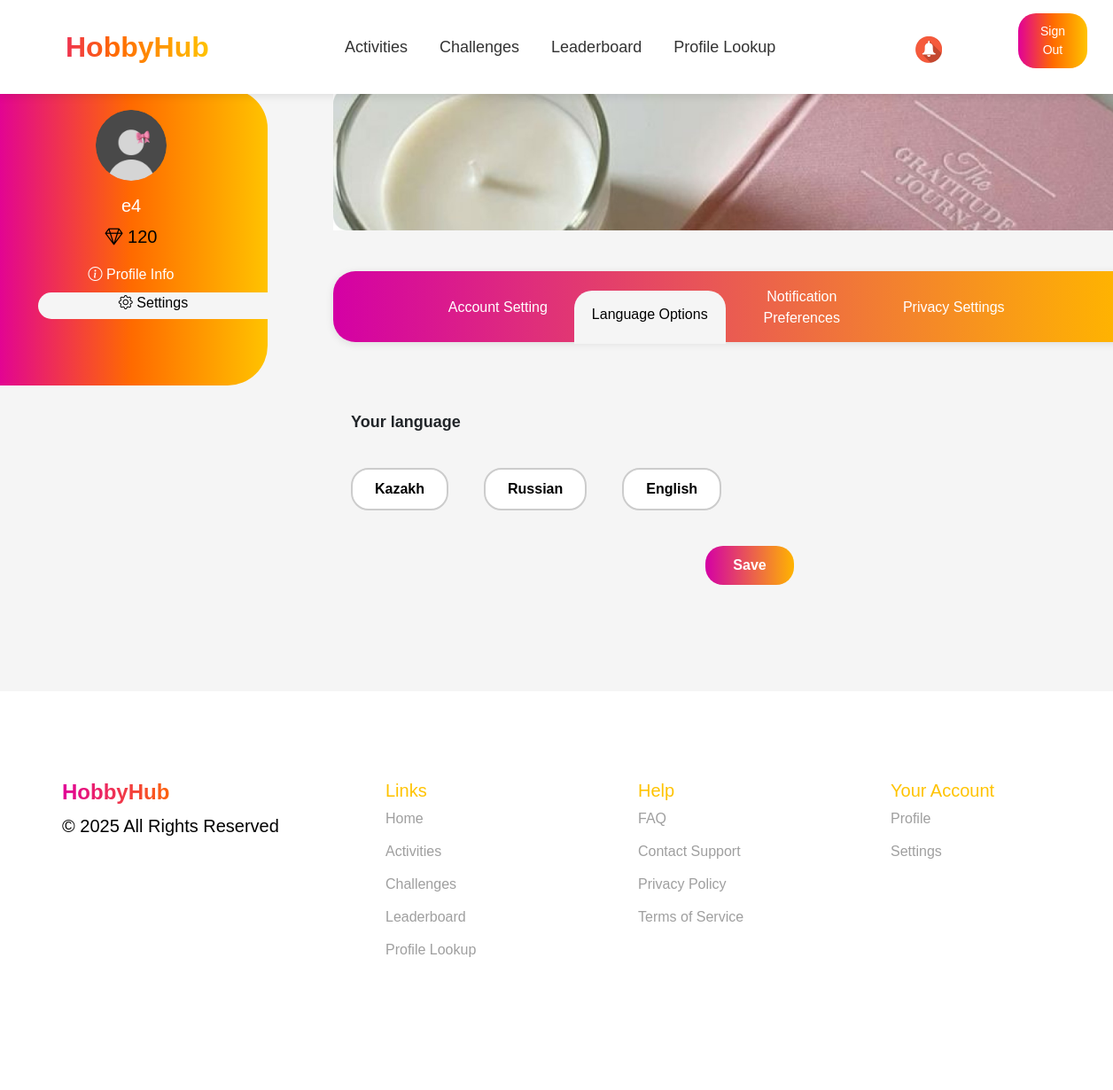
The page /user_profile/setting/language/ (signed in) on the database as committed earlier.
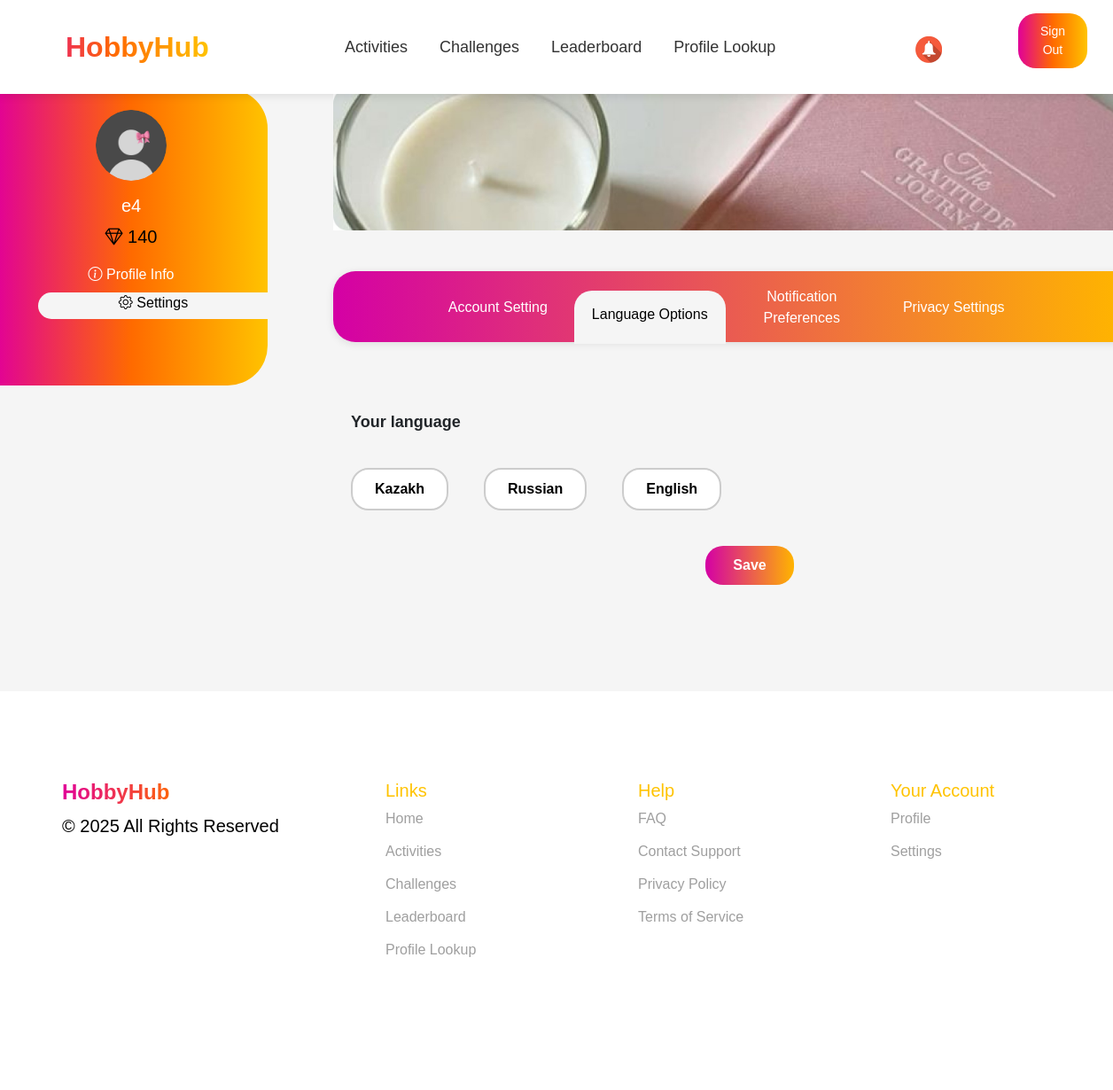
The same page on the database as committed later.
### events/models.py (models this page shows, shortened)
class Employee(models.Model):
    nickname = models.CharField(max_length=100, primary_key=True, verbose_name="Nickname")
    name = models.CharField(max_length=255, verbose_name="Name")
    last_name = models.CharField(max_length=255, verbose_name="Last Name")
    number = models.CharField(max_length=20, verbose_name="Number")
    join_date = models.DateField(verbose_name="Join Date")
    date_of_birth = models.DateField(null=True, blank=True, verbose_name="Date of Birth")
    receive_sms_notifications = models.BooleanField(default=True, verbose_name="Receive SMS Notifications")
    receive_email_notifications = models.BooleanField(default=True, verbose_name="Receive Email Notifications")
    receive_reminders = models.BooleanField(default=True, verbose_name="Receive Reminders")
    social_id = models.CharField(max_length=255, blank=True, null=True)  # ID из социальной сети
    social_provider = models.CharField(max_length=50, blank=True, null=True)  # Провайдер (Google, Facebook и т.д.)
    company = models.ForeignKey(
        Company,
        to_field='company_id',
        on_delete=models.CASCADE,
        verbose_name="Company"
    )
    gender = models.CharField(max_length=10, choices=[('Male', 'Male'), ('Female', 'Female')], verbose_name="Gender")
    mail = models.EmailField(unique=True, verbose_name="Email")
    password = models.CharField(max_length=255, verbose_name="Password")
    is_approved = models.BooleanField(default=False, verbose_name="Approved")
    profile_photo = models.ImageField(upload_to='profile_photos/', null=True, blank=True, verbose_name="Profile Photo")
    hobbies = models.ManyToManyField(Hobby, blank=True, related_name='employees')
    diamonds = models.IntegerField(default=0, verbose_name="Diamonds")

### events/views.py (the view)
# urls.py: path('user_profile/setting/language/', user_language, name='user_language'),
@role_required("employee")
@approval_required
def user_language(request):
    nickname=request.session.get("nickname")
    if not nickname:
        return redirect("sign_in")
    user = Employee.objects.filter(nickname=nickname).first()
    if not user:
        return redirect("sign_in")
    return render(request, 'language_options.html', {"user":user})

### events/views.py (called while the page is built)
def role_required(role):
    def decorator(view_func):
        @wraps(view_func)
        def wrapper(request, *args, **kwargs):
            if role == "employee" and not request.session.get("nickname"):
                return redirect(f"/sign_in/?next={request.get_full_path()}")
            if role == "organizer" and not request.session.get("company_id"):
                return redirect(f"/sign_in/?next={request.get_full_path()}")
            return view_func(request, *args, **kwargs)
        return wrapper
    return decorator

def approval_required(view_func):
    @wraps(view_func)
    def _wrapped_view(request, *args, **kwargs):
        nickname = request.session.get("nickname")
        if not nickname:
            return redirect("sign_in")
        user = Employee.objects.filter(nickname=nickname).first()
        if not user or not user.is_approved:
            return redirect("")
        return view_func(request, *args, **kwargs)
    return _wrapped_view

### events/templates/language_options.html (shortened to what this page needs)
{% extends 'user_profile_base.html' %}
{% load static %}
{% block extra_css %}
    <link rel="stylesheet" href="https://cdn.jsdelivr.net/npm/bootstrap@5.3.0/dist/css/bootstrap.min.css">
    <link href="https://cdn.jsdelivr.net/npm/bootstrap-icons/font/bootstrap-icons.css" rel="stylesheet">
    <link rel="stylesheet" href="{% static 'css/all.css' %}">
    <link href="https://fonts.cdnfonts.com/css/gilroy-bold" rel="stylesheet">
{% endblock %}
{% block content %}
    <div class="container mt-4">
        <div class="row mainpartpro">
            <div class="col-md-2">
                <div class="sidebar p-4">
                    {% if user.profile_photo %}
                        <img src="{{ user.profile_photo.url }}" alt="Profile" class="rounded-circle mb-3" width="80">
                    {% else %}
                        <img src="{% static 'images/profile_photo.png' %}" class="rounded-circle mb-3" width="80">
                    {% endif %}
                    <h5>{{ user.name }}</h5>
                    <p><i class="bi bi-gem"></i> {{ user.diamonds }}</p>
                    <div class="pro-set-tab w-100 mb-2"><i class="bi bi-info-circle"></i><a href="{% url 'user_profile' %}"> Profile Info</a></div>
                    <div class="pro-act-set-tab w-100 mb-2"><i class="bi bi-gear"></i> Settings</div>
                </div>
            </div>
            <div class="col-md-10 mainpartpro">
                <img src="{% static 'images/profile_banner.jpg' %}" class="img-fluid mb-3" alt="Banner">
                <div class="navbar user_det">
                    <div class="tab"><a href="{% url 'user_setting' %}">Account Setting</a></div>
                    <div class="tab active-tab"><a href="{% url 'user_language' %}">Language Options</a></div>
                    <div class="tab"><a href="{% url 'user_notification' %}">Notification Preferences</a></div>
                    <div class="tab"><a href="{% url 'user_privacy' %}">Privacy Settings</a></div>
                </div>
                <div class="language-section">
                    <h3>Your language</h3>
                    <div class="language-container">
                        <button class="language-btn">Kazakh</button>
                        <button class="language-btn">Russian</button>
                        <button class="language-btn">English</button>
                    </div>
                    <button class="save-btn">Save</button>
                </div>
            </div>
        </div>
    </div>
{% endblock %}

Rows that differ between the two databases and show on the page:
changed Employee: diamonds "120" → "140"
